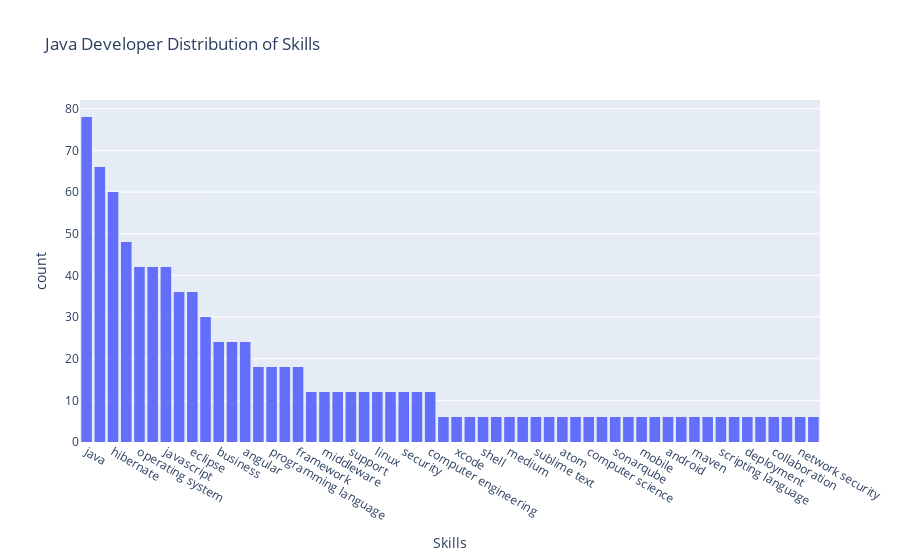

The code cell stored with this chart in its notebook:
### Code cell
# Create a histogram to visualize the distribution of skills corresponding to the job category

fig = px.histogram(
    x=Total_skills,
    labels={"x": "Skills"},
    title=f"{Job_Category} Distribution of Skills",
).update_xaxes(categoryorder="total descending")
fig.show()

### Figure 1 — Plotly figure (JSON) as saved in the notebook; plotly's stock layout.template omitted (floating-point values rounded to 4 significant figures; data arrays with more than 128 entries replaced by an {"elided": "..."} marker saying what was removed)
{"data": [{"alignmentgroup": "True", "bingroup": "x", "hovertemplate": "Skills=%{x}<br>count=%{y}<extra></extra>", "legendgroup": "", "marker": {"color": "#636efa", "pattern": {"shape": ""}}, "name": "", "offsetgroup": "", "orientation": "v", "showlegend": false, "type": "histogram", "x": {"elided": "918 str values"}, "xaxis": "x", "yaxis": "y"}], "layout": {"barmode": "relative", "legend": {"tracegroupgap": 0}, "title": {"text": "Java Developer Distribution of Skills"}, "xaxis": {"anchor": "y", "categoryorder": "total descending", "domain": [0, 1], "title": {"text": "Skills"}}, "yaxis": {"anchor": "x", "domain": [0, 1], "title": {"text": "count"}}}}
